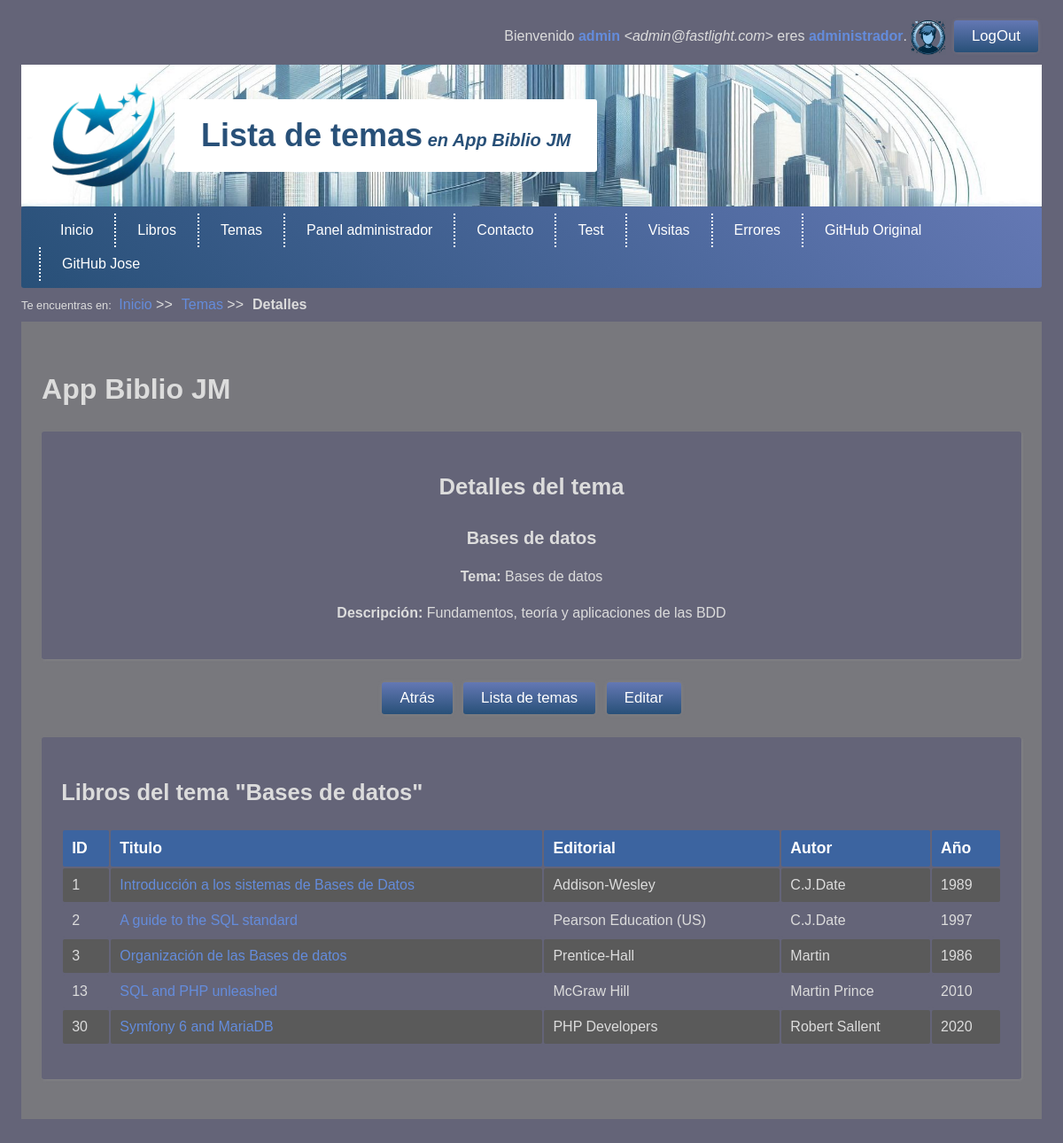
The page /Tema/show/1 (signed in) on the database its author committed.
### tables this page shows
CREATE TABLE temas (
  id INT AUTO_INCREMENT PRIMARY KEY,
  tema VARCHAR(256) NOT NULL COMMENT 'Nombre del tema, por ejemplo ciencia o autoayuda',
  descripcion TEXT NOT NULL
);

CREATE TABLE libros (
  id INT AUTO_INCREMENT PRIMARY KEY,
  isbn CHAR(17) NOT NULL UNIQUE KEY,
  titulo VARCHAR(256) NOT NULL,
  editorial VARCHAR(256) NOT NULL,
  idioma VARCHAR(64) NOT NULL DEFAULT 'Castellano',
  autor VARCHAR(256) NOT NULL,
  edicion INT NOT NULL DEFAULT 1 COMMENT 'Número de edición',
  anyo INT NULL DEFAULT NULL COMMENT 'Año de publicación',
  edadrecomendada INT DEFAULT 0 COMMENT '0 significa todos los públicos',
  portada VARCHAR(256) NULL DEFAULT NULL COMMENT 'Nombre del fichero con la imagen de portada',
  caracteristicas VARCHAR(256) DEFAULT NULL COMMENT 'Tapa dura, blanda, edición de bolsillo...',
  sinopsis TEXT NULL DEFAULT NULL,
  paginas INT NULL DEFAULT NULL
);

### app/libraries/View.php (called while the page is built, shortened)
<?php
class View{
    private string $name;
    public function __construct(
        string $name      = '',
        array $parameters = []
    ){
        $this->name       = $name;
    }
    public function load(){
        $template = new (TEMPLATE);
        try{
            @require VIEWS_FOLDER."/$this->name.php";
        }catch(Throwable $e){
            $message = DEBUG ?
            "<p>ERROR en la vista <b>".VIEWS_FOLDER."/$this->name.php</b>.</p>
             <p>INFORMACIÓN ADICIONAL: ".$e->getMessage()."</p>" :
             "Error al cargar la página.";
             throw new ViewException($message);
        }
    }
}

### app/http/ViewResponse.php (called while the page is built, shortened)
<?php
class ViewResponse extends Response{
    protected View $view;
    public function __construct(
        string $name,
        array $params       = [],
        int $httpCode       = 200,
        string $status      = 'OK'
    ){
        $this->view = new View($name, $params);
    }
    public function send(){
        $this->view->load();
        die();
    }
}

### public/index.php (called while the page is built, shortened)
<?php
require '../app/autoload.php';
require '../app/helpers/helpers.php';
try{
    switch(strtoupper(APP_TYPE)){
        case 'WEB' :  $kernel   = new App();
                      $response = $kernel->boot();
                      break;
    }
    $response->send();
}catch(Throwable $t){
    $mensaje = DEBUG ?
        'ERROR en el proceso de arranque: '.$t :
        'Se produjo un error, contacte con el administrador '.ADMIN_EMAIL.' si es necesario.';
    abort(500, 'INTERNAL SERVER ERROR', $mensaje, $t)->send();
}

### app/autoload.php (called while the page is built, shortened)
<?php
    function load(string $clase){
        foreach(AUTOLOAD_DIRECTORIES as $directorio){
           $ruta="$directorio/$clase.php";
           if(is_readable($ruta)){
                break;
           }
        }
    }

### app/libraries/Login.php (called while the page is built, shortened)
<?php
class Login{
    private static ?Authenticable $activeUser = NULL;
    public static function init(){
        self::$activeUser = Session::get('user') ??  NULL;
    }
	public static function user():?Authenticable{
	    return self::$activeUser;
	}
	public static function guest():bool{
	    return empty(self::user());
	}
	public static function role(string $role):bool{
	    return self::user() && self::user()->hasRole($role);
	}
	public static function oneRole(array $roles):bool{
	    return self::user() && self::user()->oneRole($roles);
    }
}

### app/interfaces/Authorizable.php (called while the page is built, shortened)
<?php
    trait Authorizable{
        public function hasRole(string $role):bool{
            return in_array($role, $this->roles);
        }
        public function oneRole(array $roles):bool{
            foreach($roles as $role)
                if($this->hasRole($role))
                    return true;
             return false;
        }
        public function isAdmin(string $adminRole = ADMIN_ROLE):bool{
            return $this->hasRole($adminRole);
        }
    }

### mvc/models/Model.php (called while the page is built, shortened)
<?php
abstract class Model{
    public static function getTable():string{
        return get_called_class()::$table ?? strtolower(get_called_class()).'s';
    }
    protected static function getJsonFields():array{
        return get_called_class()::$jsonFields ?? [];
    }
    public function parseJsonFields():object{
        $properties = self::getJsonFields();
        return $this;
    }
    public static function find(int $id = 0):?object{
        $table = self::getTable();
        $query = "SELECT * FROM $table WHERE id=$id";
        $entity = (DB_CLASS)::select($query, get_called_class());
        if($entity)
            $entity->parseJsonFields();
        return $entity;
    }
    public static function findOrFail(
        int $id = 0,
        ?string $message = NULL
    ):object{
        $entity = get_called_class()::find($id);
        return $entity;
    }
    public function belongsToMany(
        string $related,
        string $intermediateTable = NULL,
        string $foreign1 = NULL,
        string $foreign2 = NULL,
        string $owner1 = 'id',
        string $owner2 = 'id'
    ):array{
        $tabla1 = self::getTable();
        $tabla2 = $related::$table ?? strtolower($related).'s';
        $tablas = [$tabla1, $tabla2];
        sort($tablas);
        $intermedia = $intermediateTable ?? $tablas[0]."_".$tablas[1];
        $foreign1 = $foreign1 ?? 'id'.strtolower(get_called_class());
        $foreign2 = $foreign2 ?? 'id'.strtolower($related);
        $consulta="SELECT $tabla2.* FROM $tabla2
                    INNER JOIN $intermedia ON $tabla2.$owner2 = $intermedia.$foreign2
                    INNER JOIN $tabla1 ON $intermedia.$foreign1 = $tabla1.$owner1
                WHERE $tabla1.$owner1 = ".$this->$owner1;
        $entities =  (DB_CLASS)::selectAll($consulta, $related);
        return $entities;
    }
}

### app/libraries/DBPDO.php (called while the page is built, shortened)
<?php
class DBPDO extends DB{
    private static $conexion = null;
    public static function get():object{
        if(!self::$conexion){
            $dsn = SGDB.':host='.DB_HOST.':'.DB_PORT.';dbname='.DB_NAME.';charset='.DB_CHARSET;
            try{
                self::$conexion = new PDO($dsn, DB_USER, DB_PASS);
            }catch(Throwable $e){
                $message = "No se pudo conectar con la Base de datos. ";
                if(DEBUG)
                    $message .= "Revisa la configuración: ".$dsn;
                throw new DatabaseException($message);
            }
        }
        return self::$conexion;
    }
    public static function query(string $consulta){
        try{
            $resultado = self::get()->query($consulta);
            return $resultado;
        }catch(Throwable $e){
            if(DEBUG){
                $mensaje = "ERROR EN LA CONSULTA: ";
                $mensaje .= "<p><b>$consulta</b></p>";
                $mensaje .= "<p>".(self::get()->errorInfo()[2])."</p>";
                throw new SQLException($mensaje);
            }else
                throw new SQLException('ERROR al realizar la operación.');
        }
    }
    public static function select(
        string $consulta,
        string $class='stdClass'
    ):?object{
        $resultado = self::query($consulta);
        $objeto = $resultado->fetchObject($class);
        return $objeto === false ? NULL : $objeto;
    }
    public static function selectAll(
        string $consulta,
        string $class='stdClass'
    ):array{
        $resultados = self::query($consulta);
        $objetos = [];
        while($r = $resultados->fetchObject($class))
            $objetos[] = $r;
        return $objetos;
    }
}

### mvc/controllers/TemaController.php (called while the page is built, shortened)
<?php
class TemaController extends Controller{
	public function show(int $id=0) {
		$tema = Tema::findOrFail($id, 'No se enontró el tema indicado');
		$libros=$tema->getLibrosTema();
		return view ('tema/show',['tema'=>$tema,'libros'=>$libros]);
	}
}

### app/core/App.php (called while the page is built, shortened)
<?php
class App extends Kernel{
    public function boot():Response{
        try{
            $url = request()->get('url') ?? NULL;
            $url = $url ? explode('/', rtrim($url, '/')) : [];
            $controller = empty($url[0]) ?
                DEFAULT_CONTROLLER :
                ucfirst(strtolower(array_shift($url))).'Controller';
            $method = empty($url[0]) ?
                DEFAULT_METHOD :
                strtolower(array_shift($url));
            $controllerInstance = new $controller();
            return $controllerInstance->$method(...$url);
        }catch(NotIdentifiedException $e){
            Session::set('_pending_operation', '/'.request()->get('url'));
            return redirect('/Login');
        }catch(Throwable $t){
            $mensaje = DEBUG ?
                (new DebugInformation($t, $controller, $method, $url))->toHtml() :
                "No se pudo realizar la operación solicitada.";
            if(LOG_ERRORS)
                Log::addMessage(ERROR_LOG_FILE, get_class($t), $t->getMessage());
            if(DB_ERRORS)
                AppError::new(get_class($t), $t->getMessage());
            return abort(500, 'INTERNAL SERVER ERROR', $mensaje, $t);
        }
    }
}

### mvc/models/Tema.php (called while the page is built, shortened)
<?php
class Tema extends Model{
	public function getLibrosTema():array{
		$libros = $this->belongsToMany('Libro', 'temas_libros');
		return $libros;
	}
}

### mvc/views/tema/show.php (the view, shortened to what this page needs)
<!DOCTYPE html>
<html lang="es">
<head>
		<?= $template->css() ?>
	</head>
<body>
		<?= $template->login() ?>
		<?= $template->header('Lista de temas') ?>
		<?= $template->menu() ?>
		<?= $template->breadCrumbs(['Temas'=>'/Tema','Detalles'=>null]) ?>
	<main>
		<h1><?=APP_NAME?></h1>
		<section>
			<DIV class="flex2 centered">
				<h2>Detalles del tema</h2>
				<h3><?=$tema->tema?></h3>
				<p>
					<b>Tema:</b>  	<?= $tema->tema ?></p>
				<p>
					<b>Descripción:</b>  	<?= $tema->descripcion ?></p>
			</DIV>
		</section>
		<div class="centrado">
			<a class="button" onclick="history.back()">Atrás</a>
			<a class="button" href="/Tema/list">Lista de temas</a>
			<a class="button" href="/Tema/edit/<?=$tema->id?>">Editar</a>
		</div>
		<section>
			<h2>Libros del tema <b>"<?= $tema->tema?>"</b></h2>
			<?php
			if(!$libros){
				echo "<div class='warning p2'><p>No hay libros de este tema.</p></div>";
			} else { ?>
				<table class="table w100">
					<tr>
						<th>ID</th>
						<th>Titulo</th>
						<th>Editorial</th>
						<th>Autor</th>
						<th>Año</th>
					</tr>
				<?php foreach($libros as $libro){?>
					<tr>
						<td><?= $libro->id ?></td>
						<td><a href='/Tema/show/<?=$libro->id ?>'>
							<?= $libro->titulo?></a>
						</td>
						<td><?= $libro->editorial ?></td>
						<td><?= $libro->autor ?></td>
						<td><?= $libro->anyo ?></td>
					</tr>
					<?php } ?>
				</table>
			<?php } ?>
		</section>
	</main>
</body>
</html>

### public/css/dark.css (style rules this page uses)
:root { --primary-bg-color: rgb(40, 80, 120); --primary-font-color: rgb(255, 255, 255); --primary-soft-color: rgb(100, 120, 180); --secondary-bg-color: rgb(20, 120, 80); --secondary-font-color: rgb(255, 255, 255); --secondary-soft-color: rgb(80, 160, 100); --shadow-color: rgba(160, 160, 160, 0.3); --font-shadow-color: rgba(0, 0, 0, 0.3); --bg-color: rgb(100, 100, 120); --font-color: rgb(220, 220, 220); --border-color: rgb(20, 20, 20); --a-color: rgb(100, 140, 220); --main-bg-color: rgb(120, 120, 125); --th-bg-color: rgb(60, 100, 160); --th-font-color: rgb(255, 255, 255); --td-odd-bg-color: var(--bg-color); --td-even-bg-color: rgb(90, 90, 90); --tfoot-bg-color: rgb(120, 120, 120); --tfoot-font-color: rgb(255, 255, 255); --form-bg-color: var(--bg-color); --input-bg-color: rgb(160, 160, 160); --footer-bg-color: rgba(60, 60, 60, 0.85); --modal-bg-color: rgba(120, 120, 120, 0.85); }

### public/css/base_phone.css (style rules this page uses)
.w50, .w75, .w100 { width: 100% }
body { margin: 0; padding: 0; width: 100%; }

### public/css/base_printer.css (style rules this page uses)
* { color: #006 !important; border:none; }
body { width: 100%; border:none; box-shadow: none; margin: 0px; padding: 0px; }
main { border: none; padding: 0px; }
p { margin-bottom: 1.2rem; }
table { border: solid 1px lightgrey; }
table tr, table td { border: none !important; font-size: 0.8rem !important; }
table th, table td { background-color: transparent !important; }
table th { border-bottom: solid 1px lightgrey !important; font-size: 1rem !important; }
table tr:nth-of-type(even) { background-color: unset; box-shadow: inset 0 0 0 200px #eee; }
table tr:nth-of-type(odd) { background-color: #fff; }

### rows shown on the page
temas: tema "Bases de datos", descripcion "Fundamentos, teoría y aplicaciones de las BDD"
libros: id "1", titulo "Introducción a los sistemas de Bases de Datos", editorial "Addison-Wesley", autor "C.J.Date", anyo "1989"
libros: id "2", titulo "A guide to the SQL standard", editorial "Pearson Education (US)", autor "C.J.Date", anyo "1997"
libros: id "3", titulo "Organización de las Bases de datos", editorial "Prentice-Hall", autor "Martin", anyo "1986"
libros: id "13", titulo "SQL and PHP unleashed", editorial "McGraw Hill", autor "Martin Prince", anyo "2010"
libros: id "30", titulo "Symfony 6 and MariaDB", editorial "PHP Developers", autor "Robert Sallent", anyo "2020"

### other values the page prints
$user->displayname "admin"
$user->email "admin@fastlight.com"
$title "Lista de temas"
APP_NAME "App Biblio JM"
$miga "Inicio"
$miga "Temas"
$miga "Detalles"
